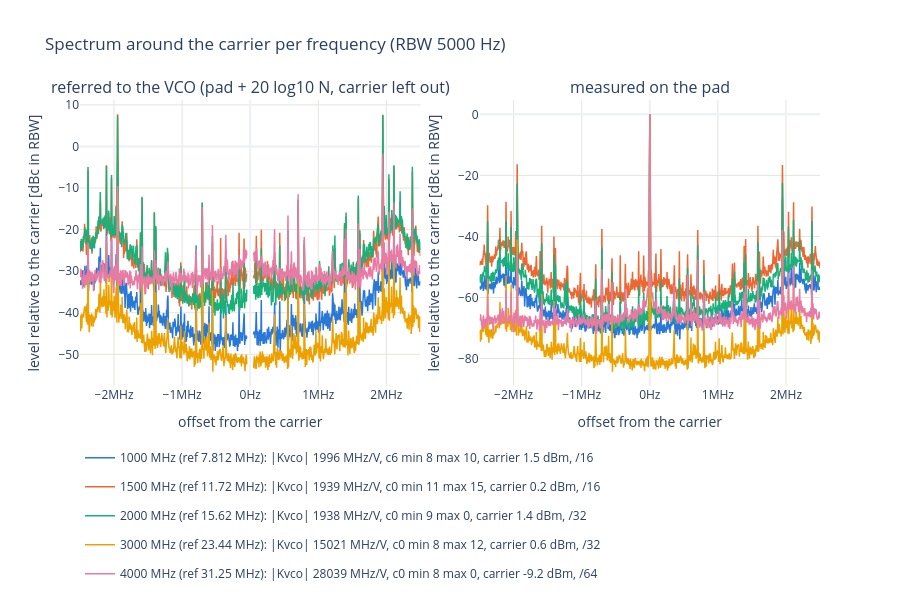

The notebook cell this image was saved under:
### Code cell
F_start, F_stop = None, None  # offset from the carrier shown [Hz] (may be negative); None = edge of the trace
f_axis = "lin"  # "lin" or "log" (log: upper sideband only)

# Averaged wide spectrum around the carrier per frequency: level relative to the carrier (trace maximum), in the
# trace's RBW (one sweep, not binned). Left: referred to the VCO (+ 20 log10 N); the carrier itself (within 10 RBW) is
# left out there, +20 log10 N only applies to the noise sidebands. Right: as measured on the pad.
fig = make_subplots(rows=1, cols=2, horizontal_spacing=0.08,
                    subplot_titles=("referred to the VCO (pad + 20 log10 N, carrier left out)", "measured on the pad"))
for r in ok.itertuples():
    d = trace_of(r.f_vco, "spectrum")
    if d.empty:
        continue
    d = d.assign(freq=d["freq"] - d["center"], level_dbc=d["level_dbm"] - d["level_dbm"].max())  # offset, rel. to carrier
    lo = d["freq"].min() if F_start is None else F_start
    hi = d["freq"].max() if F_stop is None else F_stop
    if f_axis == "log":
        lo = max(lo, d.loc[d["freq"] > 0, "freq"].min())
    d = in_range(d, lo, hi)
    sidebands = d[d["freq"].abs() >= 10 * d["rbw"]]
    sidebands = pd.concat([sidebands[sidebands["freq"] < 0], pd.DataFrame({"freq": [0.0], "level_dbc": [np.nan]}),
                           sidebands[sidebands["freq"] > 0]])  # gap at the carrier
    label = f"{NAMES[r.f_vco]}, /{r.total_div:.0f}"
    for col, curve, add_db, where in ((1, sidebands, 20 * np.log10(r.total_div), "at the VCO"), (2, d, 0.0, "on the pad")):
        fig.add_scatter(x=curve["freq"], y=curve["level_dbc"] + add_db, mode="lines", name=label, legendgroup=label,
                        showlegend=col == 1, line=dict(color=COLORS[r.f_vco], width=1.5), row=1, col=col,
                        hovertemplate=f"%{{x:.4s}}Hz: %{{y:.1f}} dBc {where}<extra></extra>")
rbw = traces.loc[traces["kind"] == "spectrum", "rbw"]
fig.update_layout(title=f"Spectrum around the carrier per frequency (RBW {rbw.iloc[0]:g} Hz)" if len(rbw)
                  else "Spectrum around the carrier per frequency",
                  template="plotly_white", height=600, legend=dict(orientation="h", y=-0.2),
                  hoverlabel=dict(namelength=-1))
if f_axis == "log":
    fig.update_xaxes(**OFFSET_AXIS)
else:
    fig.update_xaxes(type="linear", ticksuffix="Hz", exponentformat="SI")
fig.update_xaxes(title="offset from the carrier", gridcolor=GRID)
fig.update_yaxes(title="level relative to the carrier [dBc in RBW]", gridcolor=GRID)
save(fig, "spectrum")

### Figure 1 — Plotly figure (JSON) as saved in the notebook; plotly's stock layout.template omitted (floating-point values rounded to 4 significant figures; data arrays with more than 128 entries replaced by an {"elided": "..."} marker saying what was removed)
{"data": [{"hovertemplate": "%{x:.4s}Hz: %{y:.1f} dBc at the VCO<extra></extra>", "legendgroup": "1000 MHz (ref 7.812 MHz): |Kvco| 1996 MHz/V, c6 min 8 max 10, carrier 1.5 dBm, /16", "line": {"color": "#2a78d6", "width": 1.5}, "mode": "lines", "name": "1000 MHz (ref 7.812 MHz): |Kvco| 1996 MHz/V, c6 min 8 max 10, carrier 1.5 dBm, /16", "showlegend": true, "type": "scatter", "x": {"elided": "4903 float values"}, "xaxis": "x", "y": {"elided": "4903 float values"}, "yaxis": "y"}, {"hovertemplate": "%{x:.4s}Hz: %{y:.1f} dBc on the pad<extra></extra>", "legendgroup": "1000 MHz (ref 7.812 MHz): |Kvco| 1996 MHz/V, c6 min 8 max 10, carrier 1.5 dBm, /16", "line": {"color": "#2a78d6", "width": 1.5}, "mode": "lines", "name": "1000 MHz (ref 7.812 MHz): |Kvco| 1996 MHz/V, c6 min 8 max 10, carrier 1.5 dBm, /16", "showlegend": false, "type": "scatter", "x": {"elided": "5001 float values"}, "xaxis": "x2", "y": {"elided": "5001 float values"}, "yaxis": "y2"}, {"hovertemplate": "%{x:.4s}Hz: %{y:.1f} dBc at the VCO<extra></extra>", "legendgroup": "1500 MHz (ref 11.72 MHz): |Kvco| 1939 MHz/V, c0 min 11 max 15, carrier 0.2 dBm, /16", "line": {"color": "#eb6834", "width": 1.5}, "mode": "lines", "name": "1500 MHz (ref 11.72 MHz): |Kvco| 1939 MHz/V, c0 min 11 max 15, carrier 0.2 dBm, /16", "showlegend": true, "type": "scatter", "x": {"elided": "4903 float values"}, "xaxis": "x", "y": {"elided": "4903 float values"}, "yaxis": "y"}, {"hovertemplate": "%{x:.4s}Hz: %{y:.1f} dBc on the pad<extra></extra>", "legendgroup": "1500 MHz (ref 11.72 MHz): |Kvco| 1939 MHz/V, c0 min 11 max 15, carrier 0.2 dBm, /16", "line": {"color": "#eb6834", "width": 1.5}, "mode": "lines", "name": "1500 MHz (ref 11.72 MHz): |Kvco| 1939 MHz/V, c0 min 11 max 15, carrier 0.2 dBm, /16", "showlegend": false, "type": "scatter", "x": {"elided": "5001 float values"}, "xaxis": "x2", "y": {"elided": "5001 float values"}, "yaxis": "y2"}, {"hovertemplate": "%{x:.4s}Hz: %{y:.1f} dBc at the VCO<extra></extra>", "legendgroup": "2000 MHz (ref 15.62 MHz): |Kvco| 1938 MHz/V, c0 min 9 max 0, carrier 1.4 dBm, /32", "line": {"color": "#1baf7a", "width": 1.5}, "mode": "lines", "name": "2000 MHz (ref 15.62 MHz): |Kvco| 1938 MHz/V, c0 min 9 max 0, carrier 1.4 dBm, /32", "showlegend": true, "type": "scatter", "x": {"elided": "4903 float values"}, "xaxis": "x", "y": {"elided": "4903 float values"}, "yaxis": "y"}, {"hovertemplate": "%{x:.4s}Hz: %{y:.1f} dBc on the pad<extra></extra>", "legendgroup": "2000 MHz (ref 15.62 MHz): |Kvco| 1938 MHz/V, c0 min 9 max 0, carrier 1.4 dBm, /32", "line": {"color": "#1baf7a", "width": 1.5}, "mode": "lines", "name": "2000 MHz (ref 15.62 MHz): |Kvco| 1938 MHz/V, c0 min 9 max 0, carrier 1.4 dBm, /32", "showlegend": false, "type": "scatter", "x": {"elided": "5001 float values"}, "xaxis": "x2", "y": {"elided": "5001 float values"}, "yaxis": "y2"}, {"hovertemplate": "%{x:.4s}Hz: %{y:.1f} dBc at the VCO<extra></extra>", "legendgroup": "3000 MHz (ref 23.44 MHz): |Kvco| 15021 MHz/V, c0 min 8 max 12, carrier 0.6 dBm, /32", "line": {"color": "#eda100", "width": 1.5}, "mode": "lines", "name": "3000 MHz (ref 23.44 MHz): |Kvco| 15021 MHz/V, c0 min 8 max 12, carrier 0.6 dBm, /32", "showlegend": true, "type": "scatter", "x": {"elided": "4903 float values"}, "xaxis": "x", "y": {"elided": "4903 float values"}, "yaxis": "y"}, {"hovertemplate": "%{x:.4s}Hz: %{y:.1f} dBc on the pad<extra></extra>", "legendgroup": "3000 MHz (ref 23.44 MHz): |Kvco| 15021 MHz/V, c0 min 8 max 12, carrier 0.6 dBm, /32", "line": {"color": "#eda100", "width": 1.5}, "mode": "lines", "name": "3000 MHz (ref 23.44 MHz): |Kvco| 15021 MHz/V, c0 min 8 max 12, carrier 0.6 dBm, /32", "showlegend": false, "type": "scatter", "x": {"elided": "5001 float values"}, "xaxis": "x2", "y": {"elided": "5001 float values"}, "yaxis": "y2"}, {"hovertemplate": "%{x:.4s}Hz: %{y:.1f} dBc at the VCO<extra></extra>", "legendgroup": "4000 MHz (ref 31.25 MHz): |Kvco| 28039 MHz/V, c0 min 8 max 0, carrier -9.2 dBm, /64", "line": {"color": "#e87ba4", "width": 1.5}, "mode": "lines", "name": "4000 MHz (ref 31.25 MHz): |Kvco| 28039 MHz/V, c0 min 8 max 0, carrier -9.2 dBm, /64", "showlegend": true, "type": "scatter", "x": {"elided": "4903 float values"}, "xaxis": "x", "y": {"elided": "4903 float values"}, "yaxis": "y"}, {"hovertemplate": "%{x:.4s}Hz: %{y:.1f} dBc on the pad<extra></extra>", "legendgroup": "4000 MHz (ref 31.25 MHz): |Kvco| 28039 MHz/V, c0 min 8 max 0, carrier -9.2 dBm, /64", "line": {"color": "#e87ba4", "width": 1.5}, "mode": "lines", "name": "4000 MHz (ref 31.25 MHz): |Kvco| 28039 MHz/V, c0 min 8 max 0, carrier -9.2 dBm, /64", "showlegend": false, "type": "scatter", "x": {"elided": "5001 float values"}, "xaxis": "x2", "y": {"elided": "5001 float values"}, "yaxis": "y2"}], "layout": {"annotations": [{"font": {"size": 16}, "showarrow": false, "text": "referred to the VCO (pad + 20 log10 N, carrier left out)", "x": 0.23, "xanchor": "center", "xref": "paper", "y": 1, "yanchor": "bottom", "yref": "paper"}, {"font": {"size": 16}, "showarrow": false, "text": "measured on the pad", "x": 0.77, "xanchor": "center", "xref": "paper", "y": 1, "yanchor": "bottom", "yref": "paper"}], "height": 600, "hoverlabel": {"namelength": -1}, "legend": {"orientation": "h", "y": -0.2}, "title": {"text": "Spectrum around the carrier per frequency (RBW 5000 Hz)"}, "xaxis": {"anchor": "y", "domain": [0, 0.46], "exponentformat": "SI", "gridcolor": "#e4e3df", "ticksuffix": "Hz", "title": {"text": "offset from the carrier"}, "type": "linear"}, "xaxis2": {"anchor": "y2", "domain": [0.54, 1], "exponentformat": "SI", "gridcolor": "#e4e3df", "ticksuffix": "Hz", "title": {"text": "offset from the carrier"}, "type": "linear"}, "yaxis": {"anchor": "x", "domain": [0, 1], "gridcolor": "#e4e3df", "title": {"text": "level relative to the carrier [dBc in RBW]"}}, "yaxis2": {"anchor": "x2", "domain": [0, 1], "gridcolor": "#e4e3df", "title": {"text": "level relative to the carrier [dBc in RBW]"}}}}
